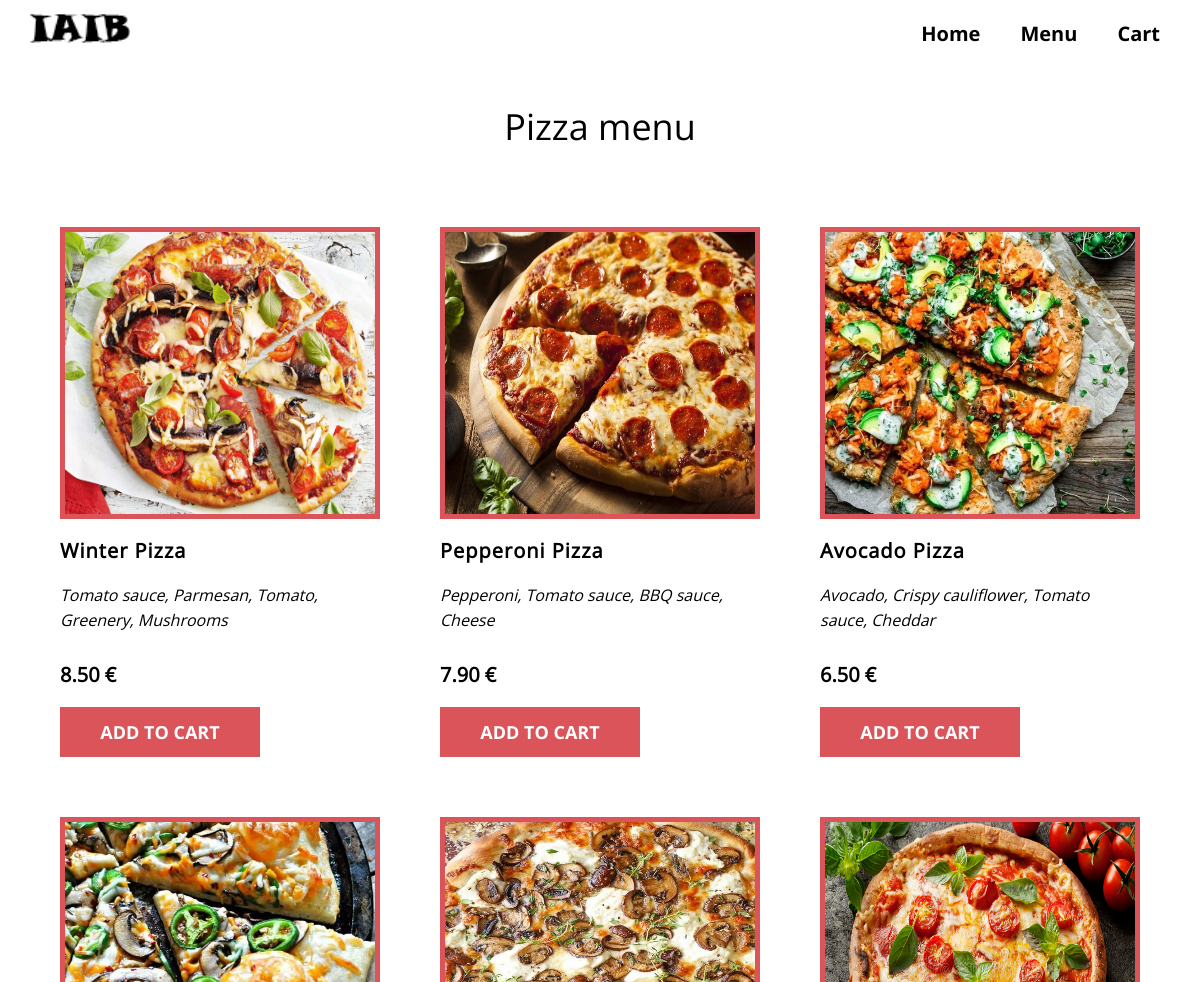
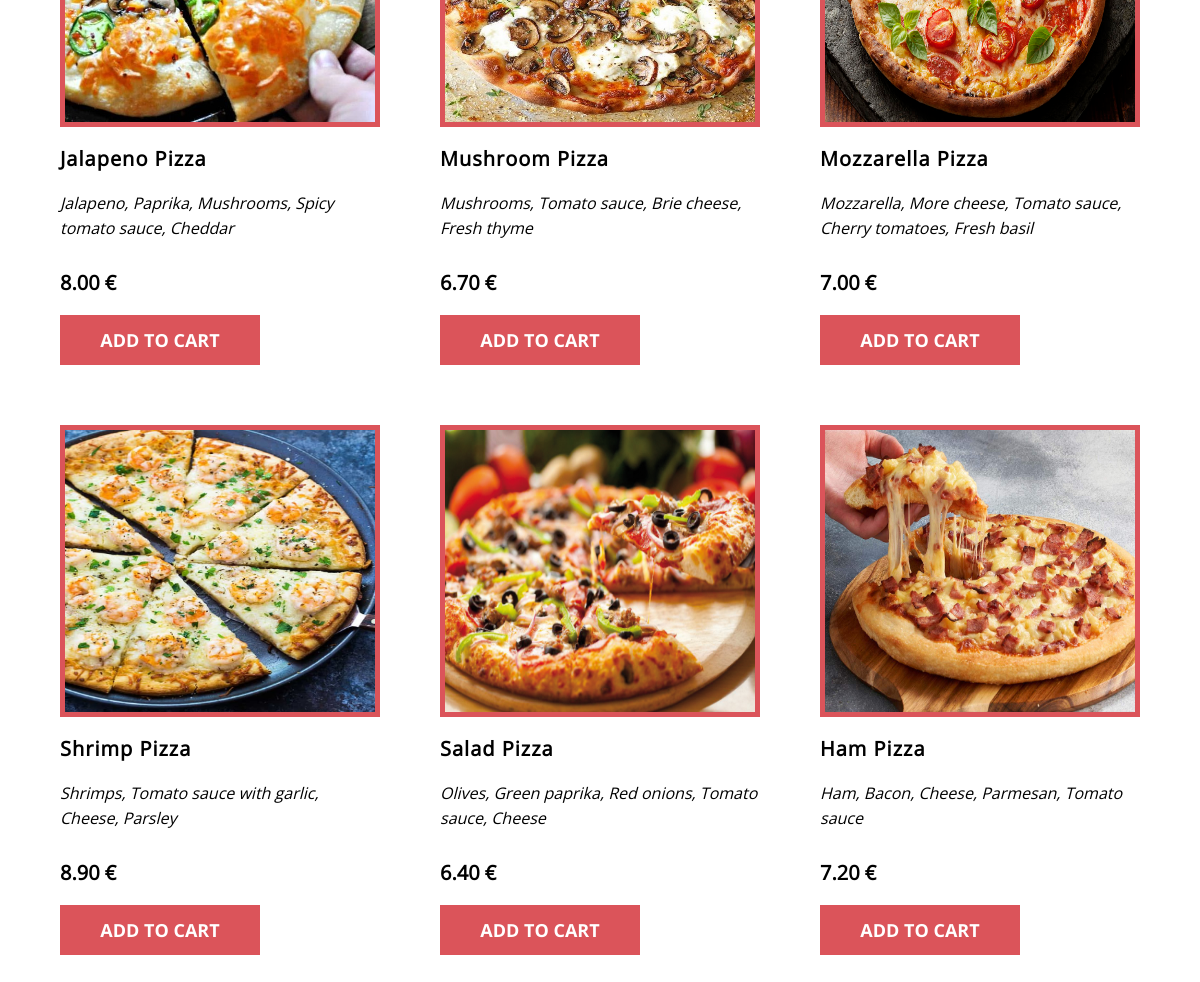
The app's page /menu/pizza/ with its own data (2 pictures, top to bottom).
### pizza/models.py (models this page shows, shortened)
class Product(models.Model):
    name = models.CharField(max_length=100)
    price = models.DecimalField(max_digits=10, decimal_places=2)
    ingredients = models.TextField(max_length=500, blank=True, null=True)
    ml = models.SmallIntegerField(blank=True, null=True)
    image = models.ImageField(upload_to="product_images/")
    available = models.BooleanField(default=True)
    category = models.ForeignKey(Category, on_delete=models.PROTECT, null=True)
    class Meta:
        ordering = ['id']

### pizza/views.py (the view)
# urls.py: path('menu/pizza/', pizza_menu, name='pizza'),
def pizza_menu(request):
    menu = [product for product in Product.objects.all() if product.category_id == 1]
    return render(request, 'pizza/menu/pizza.html', {'menu': menu, 'title': 'Pizza menu'})

### cart/context_processors.py (called while the page is built)
def cart(request):
    return {'cart': Cart(request)}

### pizza/templates/pizza/menu/pizza.html (shortened to what this page needs)
<!DOCTYPE html>
{% load static %}
<html lang="en">
<head>
    <link type="text/css" rel="stylesheet" href="{% static 'pizza/menu/css/style.css' %}" />
    <link type="text/css" rel="stylesheet" href="{% static 'pizza/navbar/css/style.css' %}" />
</head>
<body>
    <div class="wrapper">
        {% include "pizza/navbar.html" %}
        <div class="container">
            <div class="header">{{ title }}</div>
        </div>
        <div class="menu">
            <div class="menu_container container">
                <div class="menu_content">
                    {% for p in menu %}
                    {% if p.available %}
                    <div class="menu_item">
                        <div class="menu_item_img">
                            <img src="{{ p.image.url }}" alt="pizza">
                        </div>
                        <div class="menu_item_title">{{ p.name }}</div>
                        <div class="menu_item_description"><i>{{ p.ingredients }}</i></div>
                        <div class="menu_item_price">{{ p.price }} €</div>
                        <form action="{% url 'cart:cart_add' p.id %}" method="POST">
                            <button type="submit" class="menu_button" id="{{ p.id }}">ADD TO CART</button>
                        </form>
                    </div>
                    {% endif %}
                    {% endfor %}
                </div>
            </div>
        </div>
    </div>
</body>
</html>

### pizza/templates/pizza/navbar.html (shortened to what this page needs)
{% load static %}
<nav class="navbar">
  <div class="navbar_container container">
    <div class="nav_logo_item">
      <img src="{% static 'pizza/navbar/images/logo.jpg' %}" alt="logo">
    </div>
    <div class="nav_items">
      <a href="{% url 'home' %}" class="nav_home_item">Home</a>
      <div class="nav_menu_item">
        <button class="nav_menu_item_button">Menu</button>
      </div>
      <a href="{% url 'cart' %}" class="nav_cart_item">Cart</a>
    </div>
  </div>
</nav>

### pizza/static/pizza/menu/css/style.css (style rules this page uses)
* { padding: 0; margin: 0; border: 0; }
*, *:before, *:after { box-sizing: border-box; }
nav, footer, header, aside { display: block; }
html, body { height: 100%; width: 100%; font-size: 100%; line-height: 1; font-size: 14px; -ms-text-size-adjust: 100%; -moz-text-size-adjust: 100%; -webkit-text-size-adjust: 100%; }
input, button, textarea { font-family: inherit; }
button { cursor: pointer; }
a, a:visited { text-decoration: none; }
img { vertical-align: top; }
body { font-family: Roboto-Regular; color: #000; }
.wrapper { min-height: 100%; overflow: hidden; display: flex; flex-direction: column; }
.container { max-width: 1140px; margin: 0 auto; box-sizing: content-box; padding: 0px 5px; }
.menu_button { cursor: pointer; display: flex; color: white; font-size: 18px; font-family: OpenSans-Bold; font-weight: 700; line-height: 200%; height: 50px; background: #db545a; justify-content: center; align-items: center; width: 200px; transition: all 0.3s ease 0s; }
.header { margin: 50px 0px; text-align: center; font-size: 36px; line-height: 110%; }
.menu_content { display: flex; flex-wrap: wrap; margin-bottom: 20px; }
.menu_item { position: relative; max-width: 33%; padding: 30px; min-height: 560px; display: table; margin-bottom: 30px; }
.menu_item img { width: 320px; height: 292px; border: 5px solid #db545a; }
.menu_item_title { margin: 20px 0px; font-size: 20px; line-height: 120%; letter-spacing: 1px; font-weight: 700; }
.menu_item_description { font-family: OpenSans-Regular; line-height: 160%; font-size: 16px; }
.menu_item_price { position: absolute; bottom: 50px; font-size: 20px; line-height: 120%; font-weight: 700; margin: 20px 0px; }
.menu_button { position: absolute; bottom: 0; }

### pizza/static/pizza/navbar/css/style.css (style rules this page uses)
.navbar { margin-top: 10px; }
.navbar_container { display: flex; justify-content: space-between; }
.nav_logo_item img { width: 100px; }
.nav_items { display: flex; align-items: center; font-family: OpenSans-Bold; font-size: 20px; }
.nav_items a { padding: 10px; color: black; transition: all 0.3s ease 0s; }
.nav_home_item { margin-right: 20px; }
.nav_menu_item { margin-right: 20px; position: relative; display: inline-block; }
.nav_menu_item_button { padding: 10px; color: black; background: None; font-size: 20px; border: none; transition: all 0.3s ease 0s; }
body { font-family: OpenSans-Regular; color: #000; }
.container { max-width: 1140px; margin: 0 auto; box-sizing: content-box; padding: 0px 5px; }

### records on screen
Product: image (picture), name "Winter Pizza", ingredients "Tomato sauce, Parmesan, Tomato, Greenery, Mushrooms", price "8.50"
Product: image (picture), name "Pepperoni Pizza", ingredients "Pepperoni, Tomato sauce, BBQ sauce, Cheese", price "7.90"
Product: image (picture), name "Avocado Pizza", ingredients "Avocado, Crispy cauliflower, Tomato sauce, Cheddar", price "6.50"
Product: image (picture), name "Jalapeno Pizza", ingredients "Jalapeno, Paprika, Mushrooms, Spicy tomato sauce, Cheddar", price "8.00"
Product: image (picture), name "Mushroom Pizza", ingredients "Mushrooms, Tomato sauce, Brie cheese, Fresh thyme", price "6.70"
Product: image (picture), name "Mozzarella Pizza", ingredients "Mozzarella, More cheese, Tomato sauce, Cherry tomatoes, Fresh basil", price "7.00"
Product: image (picture), name "Shrimp Pizza", ingredients "Shrimps, Tomato sauce with garlic, Cheese, Parsley", price "8.90"
Product: image (picture), name "Salad Pizza", ingredients "Olives, Green paprika, Red onions, Tomato sauce, Cheese", price "6.40"
Product: image (picture), name "Ham Pizza", ingredients "Ham, Bacon, Cheese, Parmesan, Tomato sauce", price "7.20"

### other values on screen
{{ title }} "Pizza menu"
